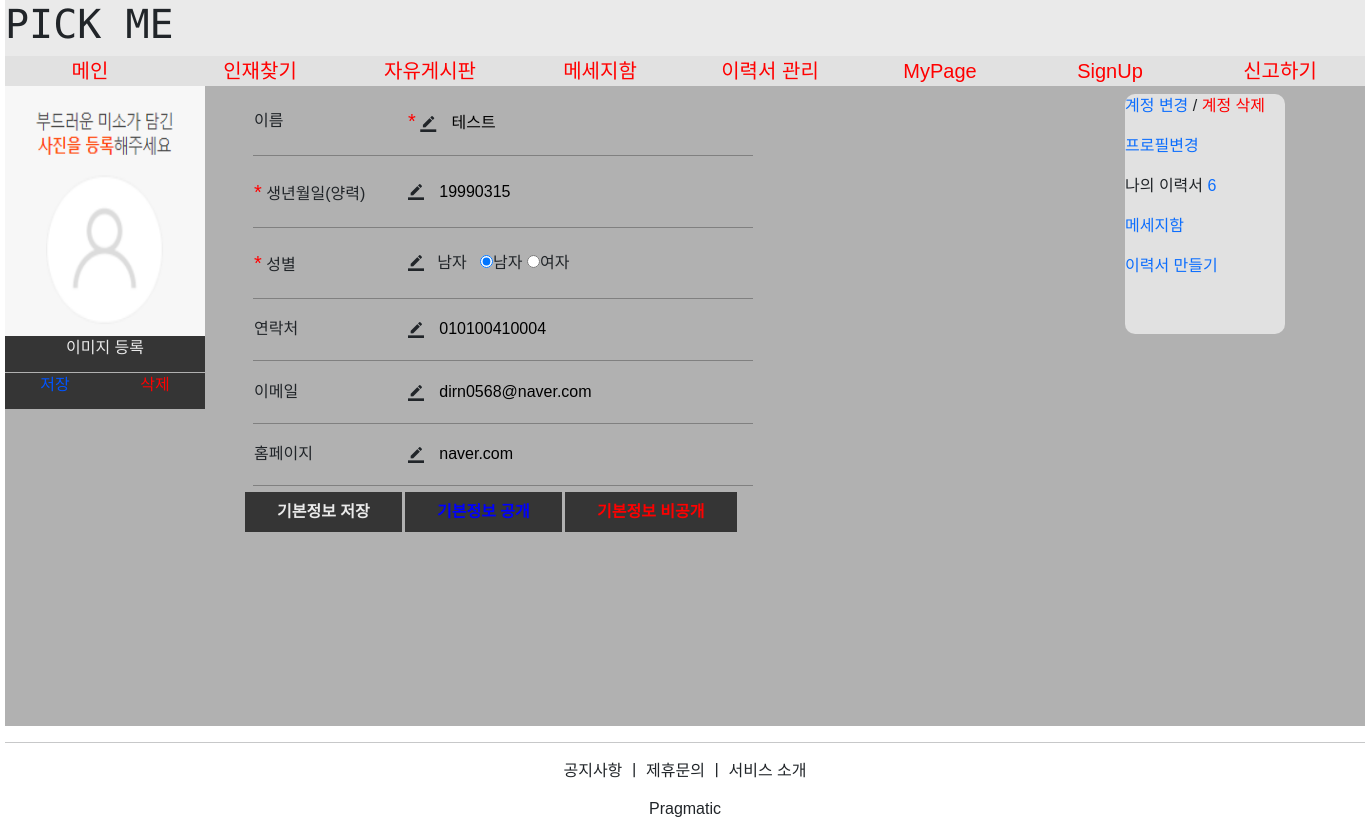
/account/detail_user/1/, run on the app's committed database.
### profileapp/models.py (models this page shows)
class User_Profile(models.Model):
    profile = models.OneToOneField(MyUser, on_delete=models.CASCADE, related_name='profile')
    user_name = models.CharField(max_length=100)
    user_birthday = models.CharField(max_length=100)
    user_gender = models.CharField(max_length=100)
    phone_number = models.CharField(max_length=50)
    user_email = models.CharField(max_length=100)
    user_page = models.CharField(max_length=100)
    profile_text = models.TextField(max_length=1000, null=True, blank=True)
    profile_img = models.ImageField(upload_to='Profile_img/', null=True, blank=True)
    user_open = models.IntegerField(default=1)

### accountapp/views.py (the view)
# urls.py: path('detail_user/<int:pk>/', Detail_User.as_view(), name='detail_user'),
class Detail_User(DetailView):
    model = MyUser
    context_object_name = 'target_user'
    template_name = 'detail_user.html'
    def get_context_data(self, **kwargs):
        context = super(Detail_User, self).get_context_data(**kwargs)
        temp_user = MyUser.objects.filter(pk=self.object.pk)
        for temp in temp_user:
            user = temp
        temp_profile = User_Profile.objects.filter(profile=user)
        if temp_profile.count() != 0:
            for temp in temp_profile:
                profile = temp
        else:
            profile = None
        temp_resume = Resume_Title.objects.filter(resume_title=user)
        resume_num = 0
        if temp_resume.count() != 0:
            for temp in temp_resume:
                resume_num += 1
        else:
            resume_num = 0
        context['profile'] = profile
        context['resume_num'] = resume_num
        return context

### accountapp/templates/detail_user.html (shortened to what this page needs)
{% extends 'base.html' %}
{% block content %}
    {% load static %}
    <link rel="stylesheet" href="{% static 'css/profile.css' %}">
    <form action="{% url 'profileapp:detail_user_update' pk=1 %}" method="post" enctype="multipart/form-data">
        <div class="profile_box" background="#00FF00;">
            {% if target_user.profile.profile_img %}
                <img src="{{ profile.profile_img.url }}" alt="" width="200" height="250">
            {% else %}
                <img src="{% static 'profile/no_img2.PNG' %}" alt="" width="200" height="250">
            {% endif %}
            <div class="profile_create">
                <label for="bizFile" style="color:#EAEAEA;">
                    이미지 등록
                </label>
            </div>
            <div class="profile_read">
                <label for="submit2" style="color:#0054FF;">
                    저장
                </label>
            </div>
            <div class="profile_delete">
                <label for="submit3" style="color:#FF0000;">
                    삭제
                </label>
            </div>
            <div class="mini_profile_box">
                <table border="0" width="500" height="400" class="position_select_table">
                    <tr>
                        <td style="border-bottom:1px solid gray;">
                            이름
                        </td>
                        <td style="border-bottom:1px solid gray;">
                            <span style="color:#FF0000; font-size:1.25rem;">*</span>
                            <i style="vertical-align:middle; font-size:1rem;" class="material-icons">border_color</i>
                            <input type="text" name="user_name" value="{{ profile.user_name }}" style="border:none; background:#B1B1B1;">
                        </td>
                    </tr>
                    <tr>
                        <td style="border-bottom:1px solid gray;">
                            <span style="color:#FF0000; font-size:1.25rem;">*</span>
                            생년월일(양력)
                        </td>
                        <td style="border-bottom:1px solid gray;">
                            <i style="vertical-align:middle; font-size:1rem;" class="material-icons">border_color</i>
                            <input type="text" name="user_birthday" value="{{ profile.user_birthday }}" placeholder="생년월일" maxlength='8' style="border:none; background:#B1B1B1;">
                        </td>
                    </tr>
                    <tr>
                        <td style="border-bottom:1px solid gray;">
                            <span style="color:#FF0000; font-size:1.25rem;">*</span>
                            성별
                        </td>
                        <td style="border-bottom:1px solid gray;">
                            <i style="vertical-align:middle; font-size:1rem;" class="material-icons">border_color</i>
                            {{ profile.user_gender }}
                            <input type="radio" name="gender" value="남자" checked>남자
                            <input type="radio" name="gender" value="여자">여자
                        </td>
                    </tr>
                    <tr>
                        <td style="border-bottom:1px solid gray;">
                            연락처
                        </td>
                        <td style="border-bottom:1px solid gray;">
                            <i style="vertical-align:middle; font-size:1rem;" class="material-icons">border_color</i>
                            <input type="text" name="user_number" value="{{ profile.phone_number }}" placeholder="연락처" style="border:none; background:#B1B1B1;">
                        </td>
                    </tr>
                    <tr>
                        <td style="border-bottom:1px solid gray;">
                            이메일
                        </td>
                        <td style="border-bottom:1px solid gray;">
                            <i style="vertical-align:middle; font-size:1rem;" class="material-icons">border_color</i>
                            <input type="text" name="user_email" value="{{ profile.user_email }}" placeholder="email" style="border:none; background:#B1B1B1;">
                        </td>
                    </tr>
                    <tr>
                        <td style="border-bottom:1px solid gray;">
                            홈페이지
                        </td>
                        <td style="border-bottom:1px solid gray;">
                            <i style="vertical-align:middle; font-size:1rem;" class="material-icons">border_color</i>
                            <input type="text" name="user_page" value="{{ profile.user_page }}" placeholder="홈페이지" style="border:none; background:#B1B1B1;">
                        </td>
                    </tr>
                </table>
            </div>
        </div>
        <div class="profile_basic_submit">
            <label for="basic_submit">기본정보 저장</label>
        </div>
        <div class="profile_basic_submit2">
            <label for="basic_submit2">기본정보 공개</label>
        </div>
        <div class="profile_basic_submit3">
            <label for="basic_submit3">기본정보 비공개</label>
        </div>
    </form>
    <div class="user_detail_content">
        <a href="{% url 'accountapp:update_user' pk=1 %}">계정 변경</a> /
        <a href="{% url 'accountapp:delete_user' pk=1 %}" style="color:#FF0000;">계정 삭제</a>
        <a href="{% url 'accountapp:detail_user' pk=1 %}">프로필변경</a>
        나의 이력서
        <a href="{% url 'resumeapp:list_resume' title=0 pk=1 %}">
            {{ resume_num }}
        </a>
        <a href="{% url 'messageapp:message_content' pk=1 %}">
            <span>메세지함</span>
        </a>
        <span class="self_apeal_create" style="border-radius: 10px">
            <a href="{% url 'resumeapp:resume_resume2' school=1 school_major4=1 career=0 out_play=0 prize_play=0 port_polio=0 self_introduce=0 pk=1 %}">이력서 만들기</a>
        </span>
    </div>
{% endblock %}

### static/css/profile.css (style rules this page uses)
* { font-family: 'Noto Sans KR', sans-serif; }
.profile_box { display:flex; }
.mini_profile_box { margin-left:3rem; }
.profile_basic_submit { position:absolute; top:30.5rem; margin-left:17rem; font-weight:bold; color:#EAEAEA; background:#353535; padding: 0.5rem 3rem; text-align:center; }
.profile_create { position:absolute; top:21rem; background:#353535; width:12.5rem; height:2.25rem; text-align:center; }
.profile_read { position:absolute; top:23.3rem; background:#353535; width:6.25rem; height:2.25rem; text-align:center; }
.profile_delete { position:absolute; top:23.3rem; margin-left:6.25rem; background:#353535; width:6.25rem; height:2.25rem; text-align:center; }
.profile_basic_submit { position:absolute; top:30.75rem; margin-left:15rem; font-weight:bold; color:#EAEAEA; background:#353535; padding: 0.5rem 2rem; text-align:center; }
.profile_basic_submit2 { position:absolute; top:30.75rem; margin-left:25rem; font-weight:bold; color:#0000FF; background:#353535; padding: 0.5rem 2rem; text-align:center; }
.profile_basic_submit3 { position:absolute; top:30.75rem; margin-left:35rem; font-weight:bold; color:#FF0000; background:#353535; padding: 0.5rem 2rem; text-align:center; }
.user_detail_content { position:relative; top:-24.5rem; margin-left:70rem; border-radius:10px; width:10rem; height:15rem; background:#E1E1E1; }

### templates/head.html (style rules this page uses)
a { text-decoration:none }

### data on the page
User_Profile: user_name "테스트", user_birthday "19990315", user_gender "남자", user_number "010100410004", user_email "dirn0568@naver.com", user_page "naver.com"

### other printed values
{{ resume_num }} "6"
